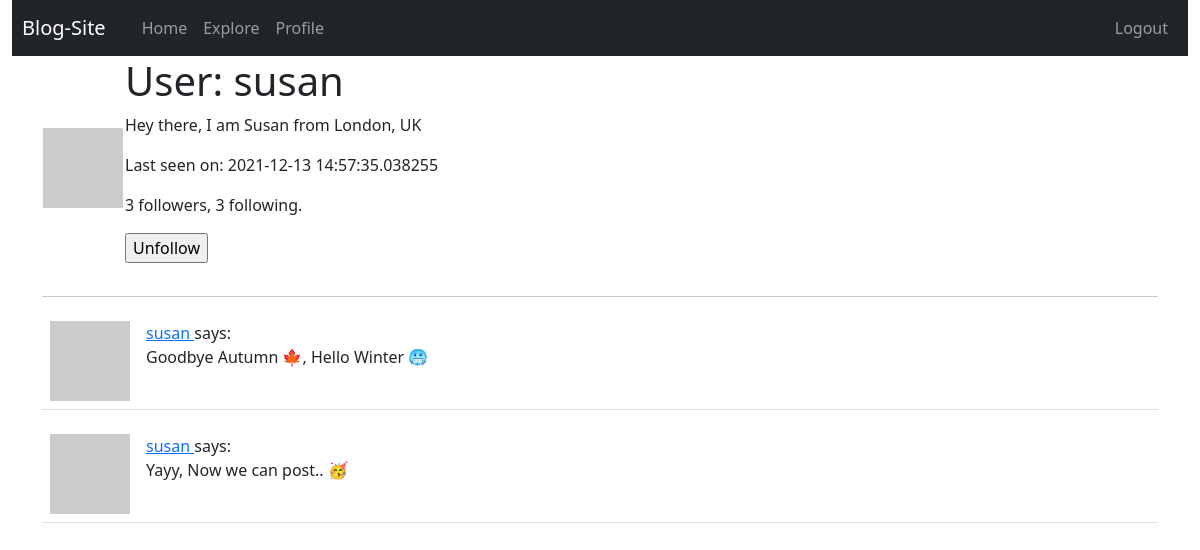
The page /user/susan (signed in) on the database its author committed.
### app/models.py (models this page shows, shortened)
class User(UserMixin, db.Model):
    id = db.Column(db.Integer, primary_key=True)
    username = db.Column(db.String(64), index=True, unique=True)
    email = db.Column(db.String(120), index=True, unique=True)
    password_hash = db.Column(db.String(128))
    posts = db.relationship('Post', backref='author', lazy='dynamic')
    about_me = db.Column(db.String(140))
    last_seen = db.Column(db.DateTime, default=datetime.utcnow)
    def avatar(self, size):
        digest = md5(self.email.lower().encode('utf-8')).hexdigest()
        return 'https://www.gravatar.com/avatar/{}?d=identicon&s={}'.format(digest, size)
    followed = db.relationship(
        'User', secondary=followers,
        primaryjoin=(followers.c.follower_id == id),
        secondaryjoin=(followers.c.followed_id == id),
        backref=db.backref('followers', lazy='dynamic'), lazy='dynamic')
    def is_following(self, user):
        return self.followed.filter(
            followers.c.followed_id == user.id).count() > 0

class Post(db.Model):
    id = db.Column(db.Integer, primary_key=True)
    body = db.Column(db.String(180))
    timestamp = db.Column(db.DateTime, index=True, default=datetime.utcnow)
    user_id = db.Column(db.Integer, db.ForeignKey('user.id'))

### app/routes.py (the view)
@app.route('/user/<username>')
@login_required
def user(username):
    user = User.query.filter_by(username=username).first_or_404()
    page = request.args.get('page', 1, type=int)
    posts = user.posts.order_by(Post.timestamp.desc()).paginate(
        page, app.config['POSTS_PER_PAGE'], False)
    next_url = url_for('user', username=user.username, page=posts.next_num) \
        if posts.has_next else None
    prev_url = url_for('user', username=user.username, page=posts.prev_num) \
        if posts.has_prev else None
    form = EmptyForm()
    return render_template('user.html', user=user, posts=posts.items,
                           next_url=next_url, prev_url=prev_url, form=form)

### app/forms.py
class EmptyForm(FlaskForm):
    submit = SubmitField('Submit')

### app/models.py (called while the page is built)
@login.user_loader
def load_user(id):
    return User.query.get(int(id))

### app/routes.py (called while the page is built)
@app.before_request
def before_request():
    if current_user.is_authenticated:
        current_user.last_seen = datetime.utcnow()
        db.session.commit()

### app/templates/user.html (shortened to what this page needs)
{% extends "base.html" %}
{% block content %}
    <table>
        <tr valing='top'>
            <td><img class="img-profile" src=" {{ user.avatar(128) }}  " alt="User avatar"></td>
            <td>
                <h1>User: {{ user.username }} </h1>
                {% if user.about_me %} <p>{{ user.about_me }} </p> {% endif %}
                {% if user.last_seen %} <p>Last seen on: {{ user.last_seen }} </p> {% endif %}
                <p>{{ user.followers.count() }} followers, {{ user.followed.count() }} following. </p>
                {% if user == current_user %}
                <p><a href=" {{ url_for('edit_profile') }}  ">Edit your profile</a></p>
                {% else %}
                <p>
                    <form action="{{ url_for('unfollow', username=user.username) }}" method="POST">
                        {{ form.submit(value='Unfollow') }}
                    </form>
                </p>
                {% endif %}
            </td>
        </tr>
    </table>
    <hr>
    {% for post in posts %}
        {% include '_post.html' %}
    {% endfor %}
{% endblock %}

### app/templates/_post.html
<table class="table table-hover">
    <tr>
        <td width="70px">
            <a href="{{ url_for('user', username=post.author.username) }}">
                <img class="img-post" src="{{ post.author.avatar(70) }} " alt="user avatar">
            </a>
        </td>
        <td>
            <a href="{{ url_for('user', username=post.author.username) }}  ">
                {{ post.author.username }}
            </a>
            says: <br>
            {{ post.body }}
        </td>
    </tr>
</table>

### rows shown on the page
User: username "susan", about_me "Hey there, I am Susan from London, UK", last_seen "2021-12-13 14:57:35.038255"
Post: author.username "susan", body "Goodbye Autumn 🍁, Hello Winter 🥶"
Post: author.username "susan", body "Yayy, Now we can post.. 🥳"

### other values the page prints
{{ user.followers.count() }} "3"
{{ user.followed.count() }} "3"
